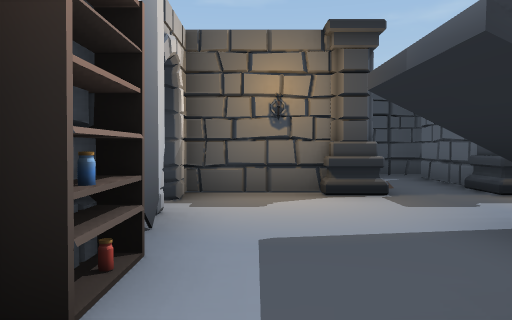
view 1 (above)

14 first-person views from a walk through a 3-D level made in the Unity game engine. The camera is 1.3 m above the floor, tilts 2° down and sees 70° across. The floor is counted in squares, 2 m on a side. Each view is taken from the middle of a square. On the plan, view 1 faces up. The plan holds only what a view shows up to about 11 squares ahead; the rest is blank. Door leaves are left out, so doorways stand open.

view 2
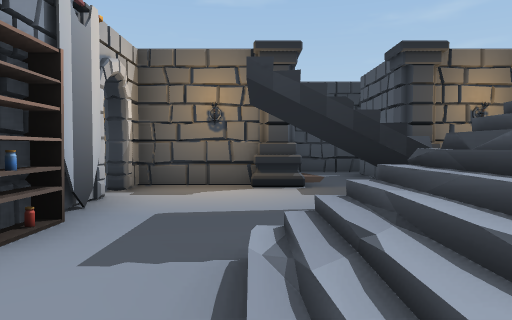

view 3
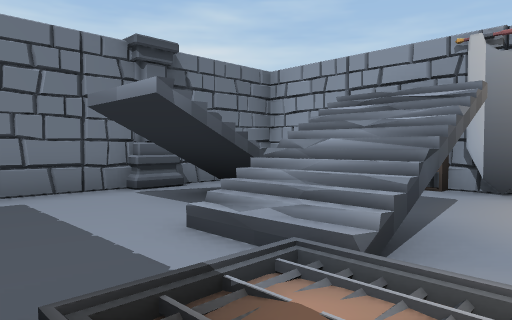

view 4
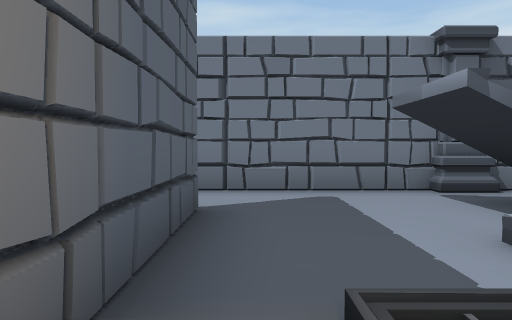

view 5
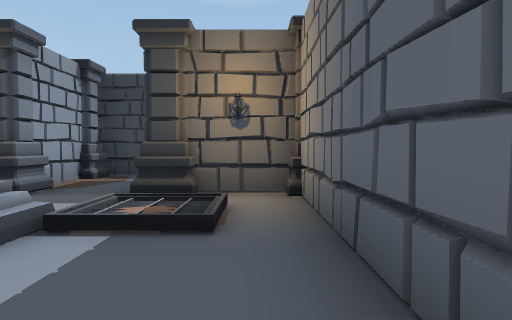

view 6
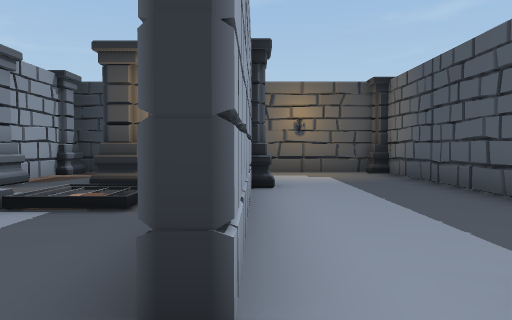

view 7
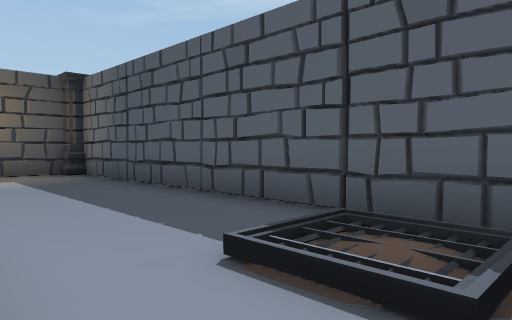

view 8
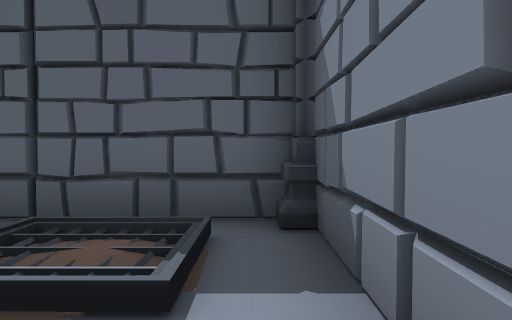

view 9
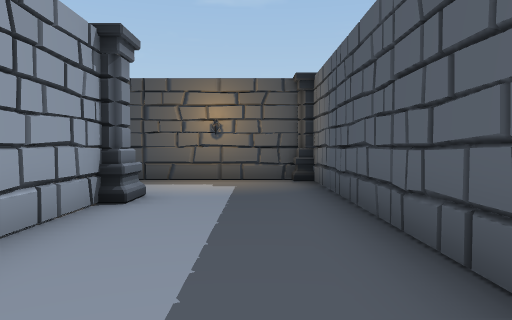

view 10
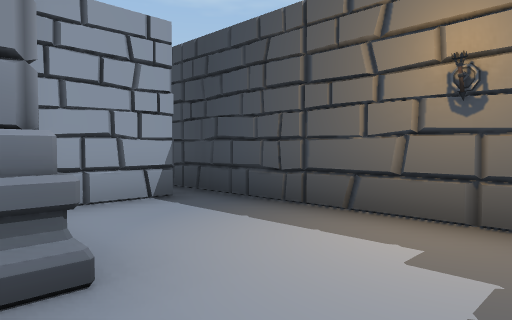

view 11
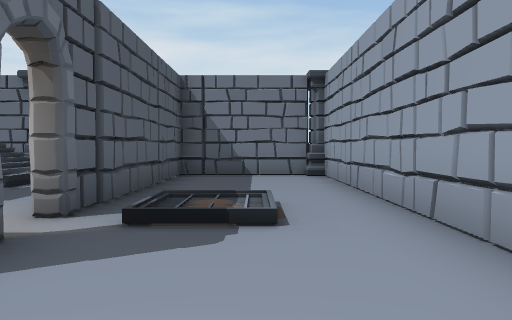

view 12
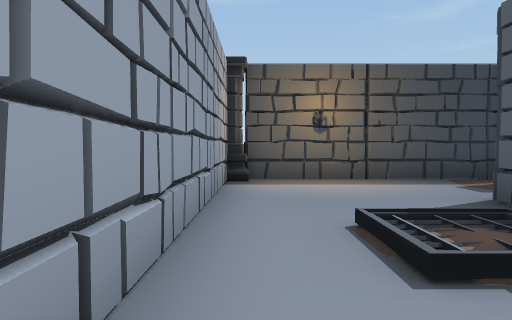

view 13
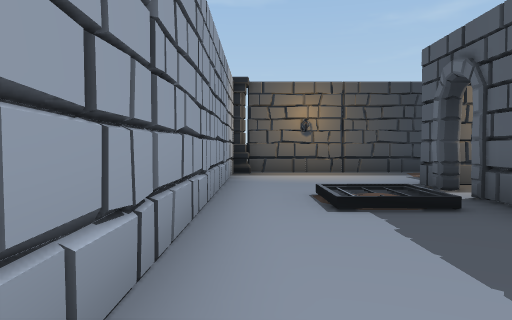

view 14
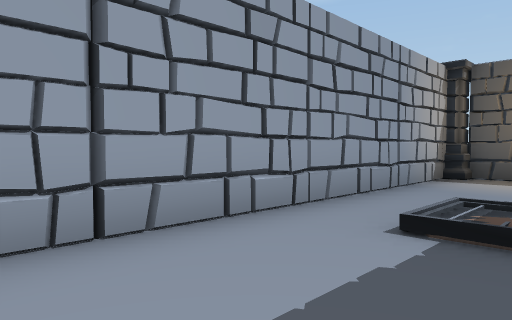

### Floor plan
Key: @ floor where view 1 was taken; # wall or solid block; . main floor; : floor 0.25 m higher than the main floor; / step, stairs or slope; D open door; = window, fence, low wall or low ledge; O other object.
Columns run from 5 left of view 1 to 10 right of it. Each row starts with its distance up from view 1.
  9 O#############OO
  8 OO....O.......O
  7 #.....#.#......#
  6 #.....#.#......#
  5 #...D#O.OO#O...#
  4 #.//D..../.#...#
  3 #.//O..#=/.#...#
  2 #..OOO.#/..#...#
  1 #...#.// ..#...#
  0 #...#@//=....:.#
 -1 #...#..O....../#
 -2 ##############OO

Where each view was taken, in squares from view 1:
view 1: 0 up, 0 right, facing up
view 2: 1 down, 1 right, facing up
view 3: 4 up, 5 right, facing down-left
view 4: 4 up, 5 right, facing down
view 5: 0 up, 5 right, facing up
view 6: 1 down, 6 right, facing up
view 7: 1 down, 6 right, facing up-right
view 8: 1 down, 6 right, facing right
view 9: 0 up, 8 right, facing up
view 10: 5 up, 8 right, facing up-left
view 11: 7 up, 3 left, facing down
view 12: 1 up, 4 left, facing up
view 13: 1 down, 4 left, facing up
view 14: 0 up, 2 left, facing up-left
